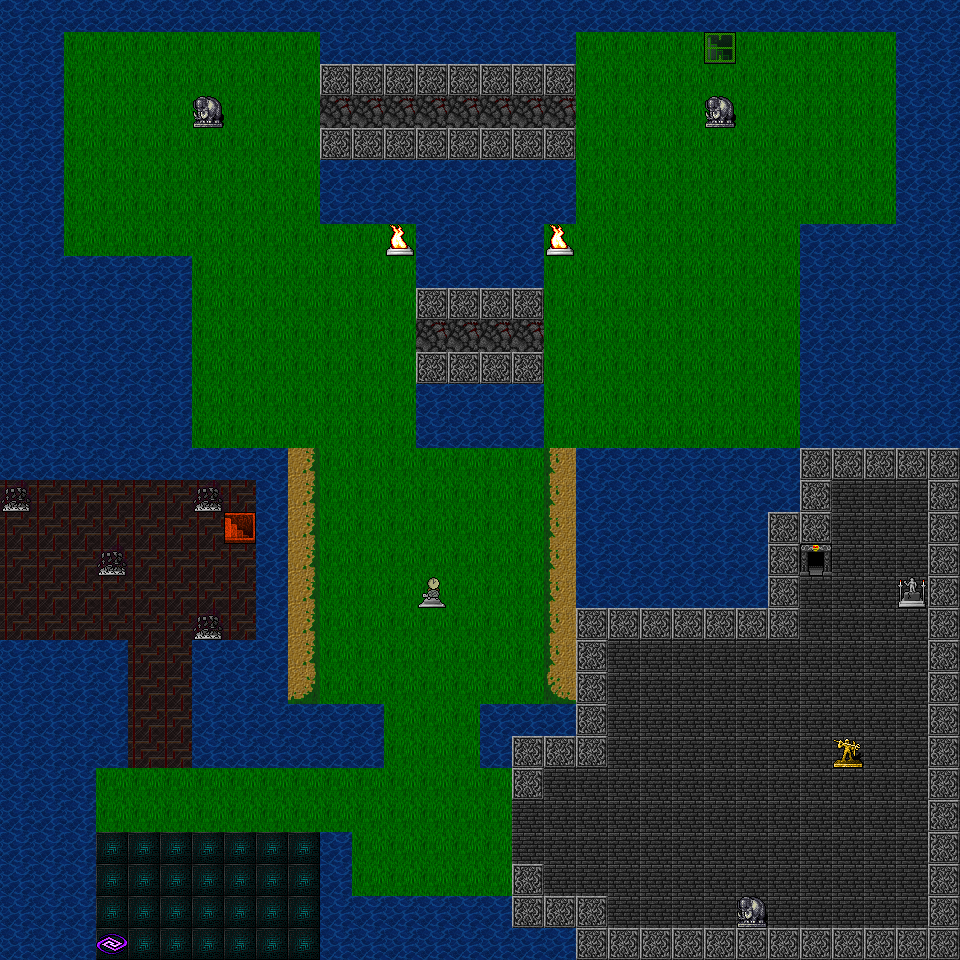

This game map was drawn from its Tiled (.tmx) file and the tilesets committed beside it. A one-line description and the trimmed map source follow:
An orthogonal 30x30 tile map with 32x32 px tiles, 3 tile layers (Background, Collision, Doors).

<map version="1.9" tiledversion="1.9.2" orientation="orthogonal" renderorder="right-down" width="30" height="30" tilewidth="32" tileheight="32" infinite="0" nextlayerid="4" nextobjectid="1">
 <tileset firstgid="1" source="Tiles.tsx" />
 <layer id="2" name="Background" width="30" height="30">
  <data>[900 cells, 586 non-empty, 9 distinct tile ids]</data>
 </layer>
 <layer id="1" name="Collision" width="30" height="30">
  <data>[900 cells, 375 non-empty, 8 distinct tile ids]</data>
 </layer>
 <layer id="3" name="Doors" width="30" height="30">
  <data>[900 cells, 4 non-empty, 4 distinct tile ids]</data>
 </layer>
</map>
